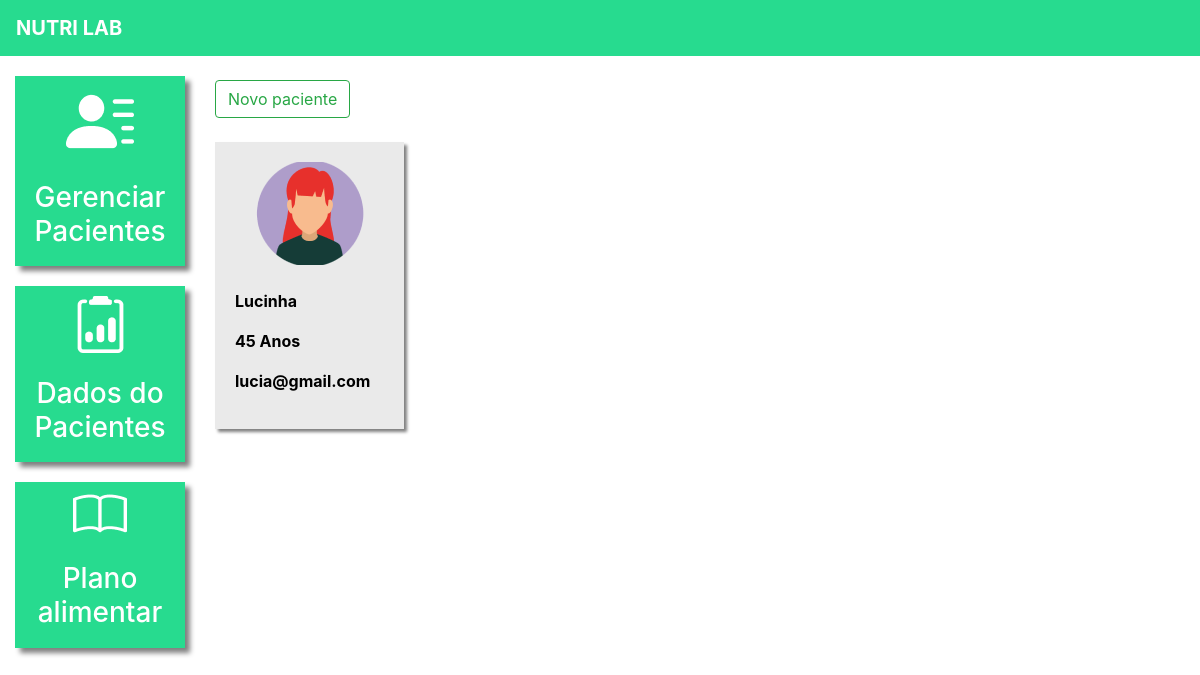
The page /pacientes/ (signed in) on the database as committed earlier.
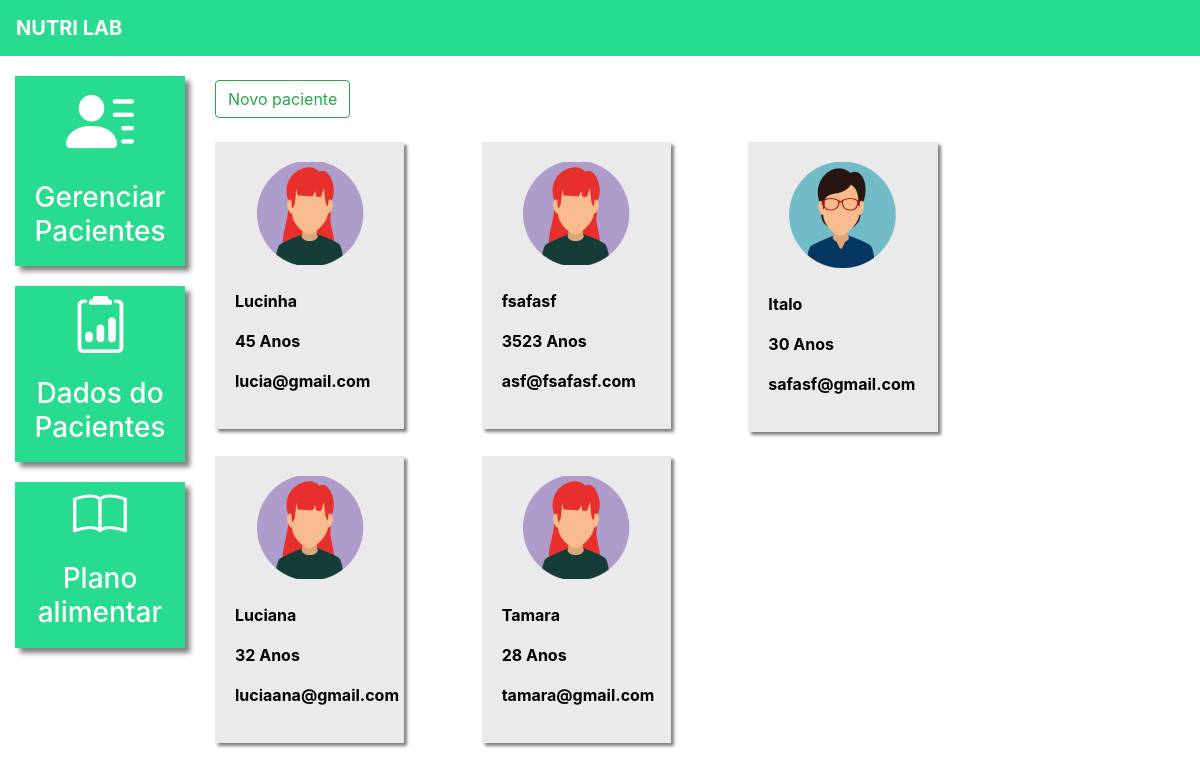
The same page on the database as committed later.
### plataforma/models.py (models this page shows, shortened)
class Pacientes(models.Model):
    choices_sexo = (('F', 'Feminino'),
                    ('M', 'Maculino'))
    nome = models.CharField(max_length=50)
    sexo = models.CharField(max_length=1, choices=choices_sexo)
    idade = models.IntegerField()
    email = models.EmailField()
    telefone = models.CharField(max_length=19)
    nutri = models.ForeignKey(User, on_delete=models.CASCADE)

### plataforma/views.py (the view, shortened to what this page needs)
# urls.py: path('pacientes/', views.pacientes, name='pacientes'),
@login_required(login_url='/auth/logar/')
def pacientes(request):
    if request.method == "GET":
        pacientes = Pacientes.objects.filter(nutri=request.user)
        return render(request, 'pacientes.html', {'pacientes': pacientes})

### plataforma/templates/pacientes.html (shortened to what this page needs)
{% extends "base_plataforma.html" %}
{% load static %}
{% block 'plataforma' %}
    <br>
    <button type="button" class="btn btn-outline-success" data-toggle="modal" data-target="#modal">
        Novo paciente
    </button>
    <br>
    <br>
    <div class="row">
        {% for paciente in pacientes %}
            <div class="col-md-4 mb-4">
                <a href="#" class="link-hover">
                    <div class="card-paciente">
                        <div class="foto-perfil">
                            {% if paciente.sexo == "M" %}
                                <img src="{% static 'plataforma/img/perfil2.png' %}">
                            {% else %}
                                <img src="{% static 'plataforma/img/perfil1.png' %}">
                            {% endif %}
                        </div>
                        <br>
                        <p class="dados">{{ paciente.nome }}</p>
                        <p class="dados">{{ paciente.idade }} Anos</p>
                        <p class="dados">{{ paciente.email }}</p>
                    </div>
                </a>
            </div>
        {% endfor %}
    </div>
    </div>
{% endblock %}

### templates/base_plataforma.html (shortened to what this page needs)
{% extends 'base.html' %}
{% load static %}
{% block 'head'%}
    <link rel="stylesheet" href="{% static 'plataforma/css/css.css' %}">
{% endblock 'head' %}
{% block 'body' %}
    <div class="container-fluid">
        <div class="row">
        <div class="col-md-2">
            <a href="{% url 'pacientes' %}" class="link-lateral">
        <div class="card-lateral">
        <img src="{% static 'plataforma/img/paciente.png' %}">
        <br>
        <br>
        <h3>Gerenciar Pacientes</h3>
    </div>
    </a>
        <a href="{% url 'dados_paciente_listar' %}" class="link-lateral">
        <div class="card-lateral">
    <img src="{% static 'plataforma/img/dados_paciente.png' %}">
    <br>
    <br>
            <h3>Dados do Pacientes</h3>
            </div>
    </a>
        <a href="#" class="link-lateral">
        <div class="card-lateral">
    <img src="{% static 'plataforma/img/plano_alimentar.png' %}">
    <br>
    <br>
    <h3>Plano alimentar</h3>
    </div>
    </a>
        </div>
        <div class="col-md-8">
{% block 'plataforma' %}{% endblock %}
</div>
</div>
{% endblock%}

### templates/base.html (shortened to what this page needs)
{% load static %}
<!doctype html>
<html lang="pt-BR">
<head>
{% block 'head' %}{% endblock %}
<link rel="stylesheet" href="https://cdn.jsdelivr.net/npm/bootstrap@4.6.1/dist/css/bootstrap.min.css">
</head>
<body>
    {% if user.is_authenticated %}
        <nav style="background-color: #27DB8F;" class="navbar navbar-expand-lg navbar-dark">
        <a style="font-weight: bold" class="navbar-brand" href="#">NUTRI LAB</a>
        </nav>
{% endif %}
{% block 'body' %}{% endblock %}
<link rel="stylesheet" href="https://cdn.jsdelivr.net/npm/bootstrap-icons@1.13.1/font/bootstrap-icons.min.css">
</body>
</html>

### templates/static/plataforma/css/css.css (style rules this page uses)
.card-lateral { background-color: #27DB8F; margin-top: 20px; padding: 10px; color: white; font-weight: bold; text-decoration: none; text-align: center; box-shadow: 5px 5px 5px gray; }
.card-paciente { background-color: #EAEAEA; width: 80%; box-shadow: 3px 3px 3px gray; padding: 20px; color: black; }
.foto-perfil { text-align: center; }
.dados { font-weight: bold; }

Rows that differ between the two databases and show on the page:
added Pacientes: nome "fsafasf", idade "3523", email "asf@fsafasf.com"
added Pacientes: nome "Italo", idade "30", email "safasf@gmail.com"
added Pacientes: nome "Luciana", idade "32", email "luciaana@gmail.com"
added Pacientes: nome "Tamara", idade "28", email "tamara@gmail.com"
